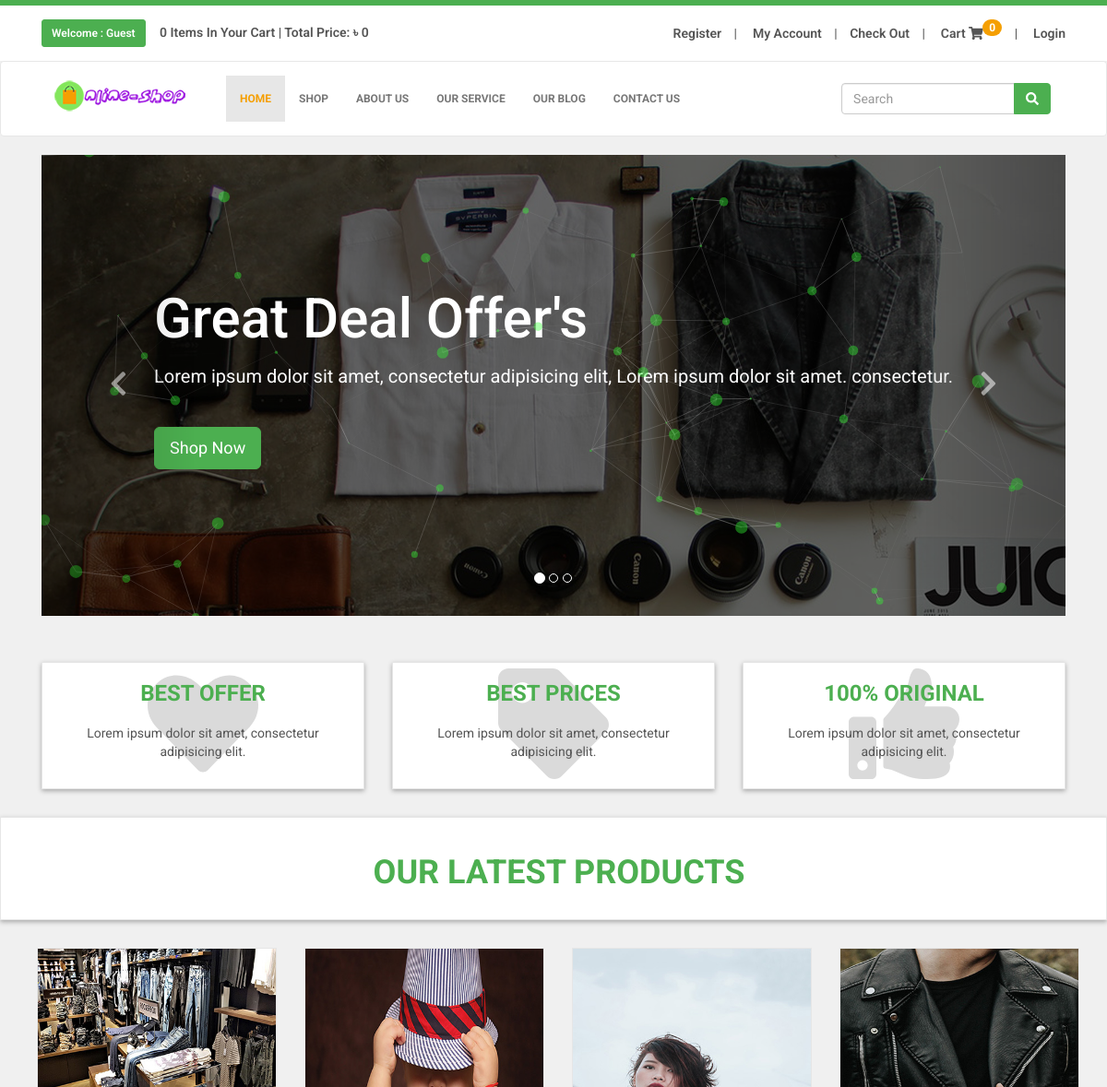
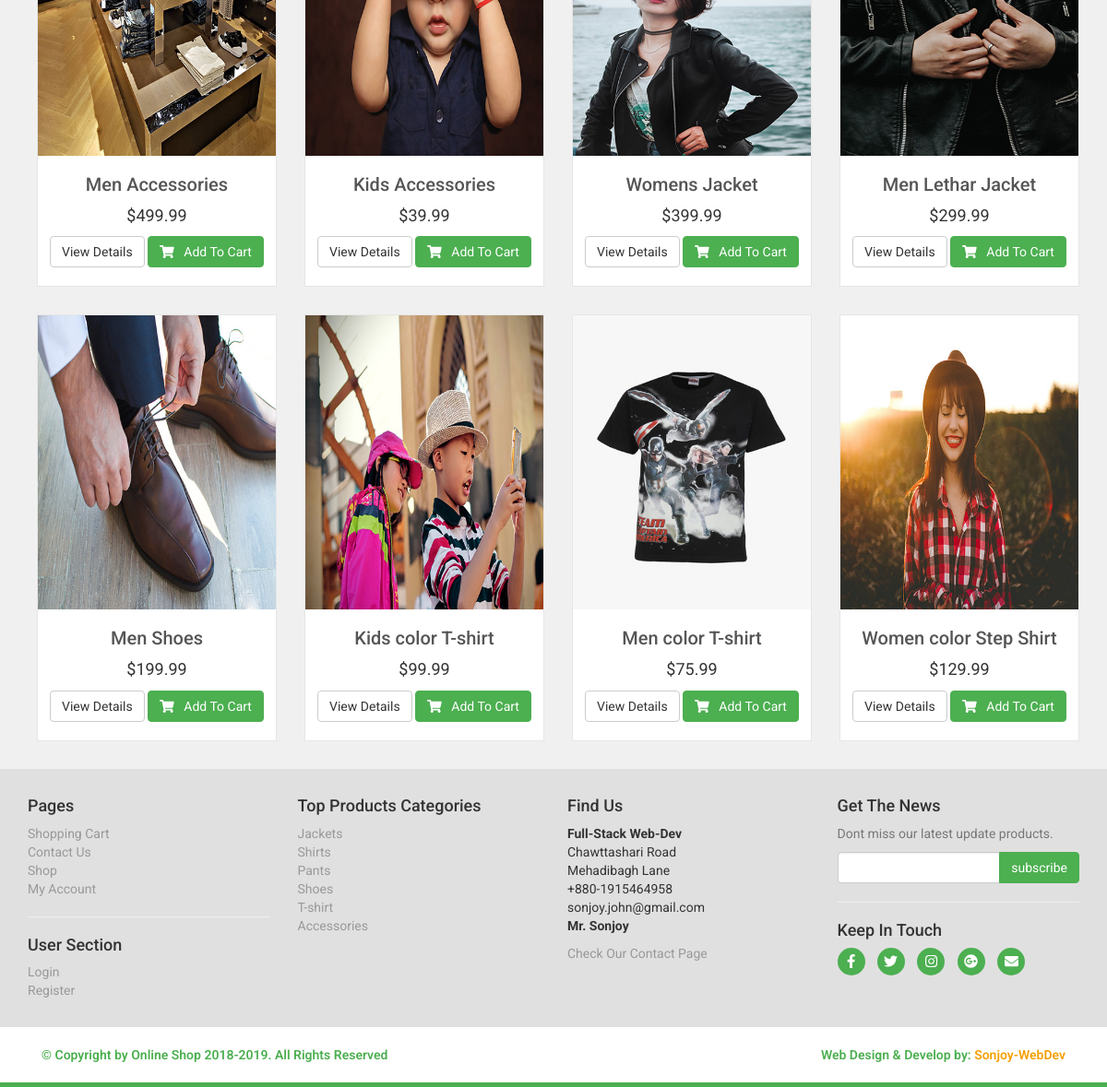
The page / on the database its author committed (2 pictures, top to bottom).
### tables this page shows
CREATE TABLE `tbl_slider` (
  `slider_id` int(11) NOT NULL,
  `slider_name` varchar(255) NOT NULL,
  `slider_title` varchar(255) NOT NULL,
  `slider_image` text NOT NULL,
  `slider_description` text NOT NULL,
  `is_active` tinyint(1) NOT NULL DEFAULT '0',
  `created_at` timestamp NOT NULL DEFAULT CURRENT_TIMESTAMP,
  `modified_at` timestamp NOT NULL DEFAULT CURRENT_TIMESTAMP ON UPDATE CURRENT_TIMESTAMP
);

CREATE TABLE `tbl_products` (
  `product_id` int(11) NOT NULL,
  `p_cat_id` int(11) NOT NULL,
  `cat_id` int(11) NOT NULL,
  `product_title` varchar(255) NOT NULL,
  `product_img_1` text NOT NULL,
  `product_img_2` text NOT NULL,
  `product_img_3` text NOT NULL,
  `product_price` float NOT NULL,
  `product_description` text NOT NULL,
  `product_keywords` varchar(255) NOT NULL,
  `created_at` timestamp NOT NULL DEFAULT CURRENT_TIMESTAMP,
  `modified_at` timestamp NOT NULL DEFAULT CURRENT_TIMESTAMP ON UPDATE CURRENT_TIMESTAMP
);

CREATE TABLE `tbl_product_categories` (
  `p_cat_id` int(11) NOT NULL,
  `p_cat_title` varchar(255) NOT NULL,
  `p_cat_description` text NOT NULL
);

### functions/functions.php (the view, shortened to what this page needs)
<?php
function getProducts() {
global $conn;
$get_products = "SELECT * FROM `tbl_products` ORDER BY 1 DESC LIMIT 0, 8";
$run_products = mysqli_query($conn, $get_products);
while ($row_product = mysqli_fetch_array($run_products)) {
$pro_id = $row_product['product_id'];
$pro_title = $row_product['product_title'];
$pro_img_1 = $row_product['product_img_1'];
$pro_price = $row_product['product_price'];
$products = <<<DELIMETER
<div class="col-sm-3 col-sm-4">
	<div class="product">
		<a href="details.php?pro_id={$pro_id}">
		  <img class="img-responsive" src="./admin/images/product/{$pro_img_1}" alt="Product 1">
		</a>
		<div class="text">
			<h3>
				<a href="details.php?pro_id={$pro_id}">
				  {$pro_title}
				</a>
			</h3>
			<p class="price">&#36;{$pro_price}</p>
			<p class="button">
			  <a href="details.php?pro_id={$pro_id}" class="btn btn-default">View Details</a>
			  <a href="details.php?pro_id={$pro_id}" class="btn btn-primary">
			    <i class="fa fa-shopping-cart"></i>
			    &nbsp; Add To Cart
			  </a>
			</p>
		</div>
	</div>
</div>
DELIMETER;
echo $products;
	}
}
function getProductCategories() {
global $conn;
$get_pro_cats = "SELECT * FROM tbl_product_categories";
$run_pro_cats = mysqli_query($conn, $get_pro_cats);
while($row_pro_cats = mysqli_fetch_array($run_pro_cats)):
$pro_cats_id = $row_pro_cats['p_cat_id'];
$pro_cats_title = $row_pro_cats['p_cat_title'];
$product_categories = <<<DELIMETER
<li><a href="shop.php?pro_cats_id={$pro_cats_id}">{$pro_cats_title}</a></li>
DELIMETER;
echo $product_categories;
endwhile;
}
function getRealUserIp(){
    switch(true){
      default : return $_SERVER['REMOTE_ADDR'];
    }
 }
function addItemToCart() {
	global $conn;
	$ip_address = getRealUserIp();
	$get_carts = "SELECT * FROM tbl_cart WHERE ip_address = '$ip_address'";
	$run_carts = mysqli_query($conn, $get_carts);
	$count_carts = mysqli_num_rows($run_carts);
	echo $count_carts;
}
function totalItemPrice() {
	$total = 0;
	echo $total;
}

### includes/slider.php (shortened to what this page needs)
<?php
$get_slider = "SELECT * FROM tbl_slider WHERE is_active = '1'";
$run_sliders = mysqli_query($conn, $get_slider);
?>
<div class="container" id="slider">
<div class="col-md-12">
	<div class="carousel slide" id="myCarousel" data-ride="carousel">
		<ol class="carousel-indicators">
<?php
	$i = 0;
	foreach ($run_sliders as $run_slider_row) {
		$actives = '';
		if($i == 0) {
			$actives = 'active';
		}
?>
			<li class="<?= $actives; ?>" data-target="#myCarousel" data-slide-to="<?= $i; ?>"></li>
<?php $i++; } ?>
		</ol>
		<div class="carousel-inner slider-image">
<?php
	$i = 0;
	foreach ($run_sliders as $run_slider_row) {
		$slider_title = $run_slider_row['slider_title'];
		$slider_description = $run_slider_row['slider_description'];
		$actives = '';
		if($i == 0) {
			$actives = 'active';
		}
?>
			<div class="item <?= $actives; ?> slider-image">
				<div class="slide-image">
				</div>
				<div class="slider-text">
					<h2><?= $slider_title; ?></h2>
					<p><?= $slider_description; ?></p>
					<a href="#" class="btn btn-primary btn-lg slide-btn">Shop Now</a>
				</div>
			</div>
<?php $i++; } ?>
           <div id="particles-slider"></div>
		</div>
		<a href="#myCarousel" class="left carousel-control" data-slide="prev">
			<i class="fa fa-chevron-left slider-left"></i>
		</a>
		<a href="#myCarousel" class="right carousel-control" data-slide="next">
		<i class="fa fa-chevron-right slider-right"></i>
	    </a>
</div>
</div>
</div>

### styles/style.css (style rules this page uses)
* { margin: 0; padding: 0; }
body { font-family: 'Roboto', sans-serif; font-size: 14px; background: #f0f0f0; overflow-x: hidden; }
.btn-primary { color: #fff; background-color: #4CAF50; border-color: #4CAF50; }
.btn-primary { color: rgb(255, 255, 255); background: #4CAF50; border-color: #4CAF50; }
#slider { margin-bottom: 50px; }
.slider-image { width: 100%; height: 500px; background-position: top center; }
.slider-left { margin-top: 140%; font-size: 30px !important; }
.slider-right { margin-top: 140%; font-size: 30px !important; }
.slider-image { position: relative; }
.slide-image { position: relative; }
.slider-text { position: absolute; top: 25%; left: 11%; }
.slider-text h2 { color: #fff; font-size: 60px; margin-bottom: 15px; }
.slider-text p { color: #fff; font-size: 20px; margin-bottom: 40px; }
#content .product { background: #ffffff; border: solid 1px #e6e6e6; margin-bottom: 30px; box-sizing: border-box; }
#content .product .text p.price { font-size: 18px; text-align: center; font-weight: 400; }
#content .product .text .button { text-align: center; clear: both; }
#content .product .text .button .btn { margin-bottom: 10px; }
#content .product .text h3 { text-align: center; font-size: 20px; }
#content .product .text h3 a { color: rgb(85, 85, 85); }
#footer a { color: #999999; padding: 0; text-decoration: none; }
.button { text-align: center; }
.button a { margin-bottom: 10px; }
#particles-slider { position: absolute; content: ""; left: 0; top: 0; width: 100%; height: 500px; opacity: 0.8; }

### rows shown on the page
tbl_products: product_img_1 (picture), product_title "Men Accessories", product_price "499.99"
tbl_products: product_img_1 (picture), product_title "Kids Accessories", product_price "39.99"
tbl_products: product_img_1 (picture), product_title "Womens Jacket", product_price "399.99"
tbl_products: product_img_1 (picture), product_title "Men Lethar Jacket", product_price "299.99"
tbl_products: product_img_1 (picture), product_title "Men Shoes", product_price "199.99"
tbl_products: product_img_1 (picture), product_title "Kids color T-shirt", product_price "99.99"
tbl_products: product_img_1 (picture), product_title "Men color T-shirt", product_price "75.99"
tbl_products: product_img_1 (picture), product_title "Women color Step Shirt", product_price "129.99"
tbl_product_categories: p_cat_title "Jackets"
tbl_product_categories: p_cat_title "Shirts"
tbl_product_categories: p_cat_title "Pants"
tbl_product_categories: p_cat_title "Shoes"
tbl_product_categories: p_cat_title "T-shirt"
tbl_product_categories: p_cat_title "Accessories"

### other values the page prints
$count_carts "0 0"
$total "0"
